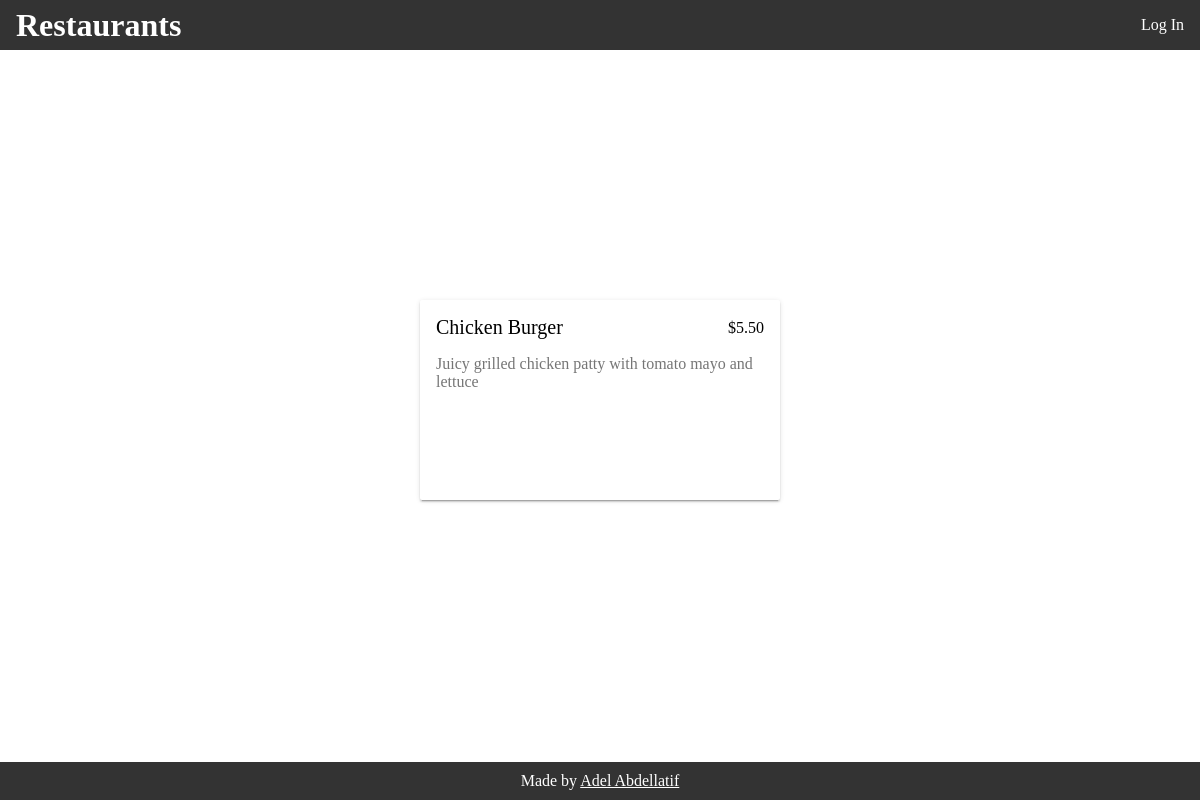
Screenshot of /restaurant/29/menu/147/ with the database file from the repository.
### database_setup.py (models this page shows, shortened)
class MenuItem(Base):
    __tablename__ = 'menu_item'
    name = Column(String(80), nullable=False)
    id = Column(Integer, primary_key=True)
    description = Column(String(250))
    price = Column(String(8))
    course = Column(String(250))
    restaurant_id = Column(Integer, ForeignKey('restaurant.id'))
    restaurant = relationship(Restaurant)
    user_id = Column(Integer, ForeignKey('user.id'))
    user = relationship(User)

### application.py (the view)
@app.route('/restaurant/<int:restaurant_id>/<int:item_id>/')
@app.route('/restaurant/<int:restaurant_id>/menu/<int:item_id>/')
def showMenuItem(restaurant_id, item_id):
    restaurant = session.query(Restaurant).filter_by(id=restaurant_id).one()
    creator = getUserInfo(restaurant.user_id)
    item = session.query(MenuItem).filter_by(id=item_id).one()
    if ('username' not in login_session or
            creator.id != login_session['user_id']):
        return render_template(
            'publicmenuitem.html',
            restaurant=restaurant, item=item, login_session=login_session)
    else:
        return render_template(
            'menuitem.html',
            restaurant=restaurant, item=item, login_session=login_session)

### application.py (called while the page is built)
def getUserInfo(user_id):
    user = session.query(User).filter_by(id=user_id).one()
    return user

### templates/publicmenuitem.html (shortened to what this page needs)
{% extends "main.html" %}
{% block content %}
<div class="content">
	<div class="card card-shadow">
		<div class="title">
			<a href="#">{{item.name}}</a>
			<span>{{item.price}}</span>
		</div>
		<div class="text">
			{{item.description}}
		</div>
	</div>
</div>
{% endblock %}

### static/styles.css (style rules this page uses)
body { margin: 0; position: relative; }
.card-shadow { box-shadow: 0 2px 2px 0 rgba(0, 0, 0, .14), 0 3px 1px -2px rgba(0, 0, 0, .2), 0 1px 5px 0 rgba(0, 0, 0, .12); }
.card { display: flex; flex-direction: column; font-size: 16px; font-weight: 400; height: 200px; overflow: hidden; width: 30%; z-index: 1; position: relative; background: #fff; border-radius: 2px; box-sizing: border-box; margin: 0 20px 40px; float: left; }
.card .title { align-items: center; color: #000; display: flex; justify-content: stretch; line-height: normal; padding: 16px 16px 0 16px; box-sizing: border-box; position: relative; }
.card .title span { position: absolute; right: 16px; }
.card .text { color: rgba(0, 0, 0, .54); line-height: 18px; overflow: hidden; padding: 16px; width: 90%; }
.content { display: flex; flex-wrap: wrap; }
.title a { text-decoration: none; color: #000; font-size: 20px; }
#oneItem .content { position: fixed; top: 50%; margin-top: -100px; width: 100%; }
#oneItem .card { margin: auto auto; }

### rows the page displays
MenuItem: name "Chicken Burger", price "$5.50", description "Juicy grilled chicken patty with tomato mayo and lettuce"
